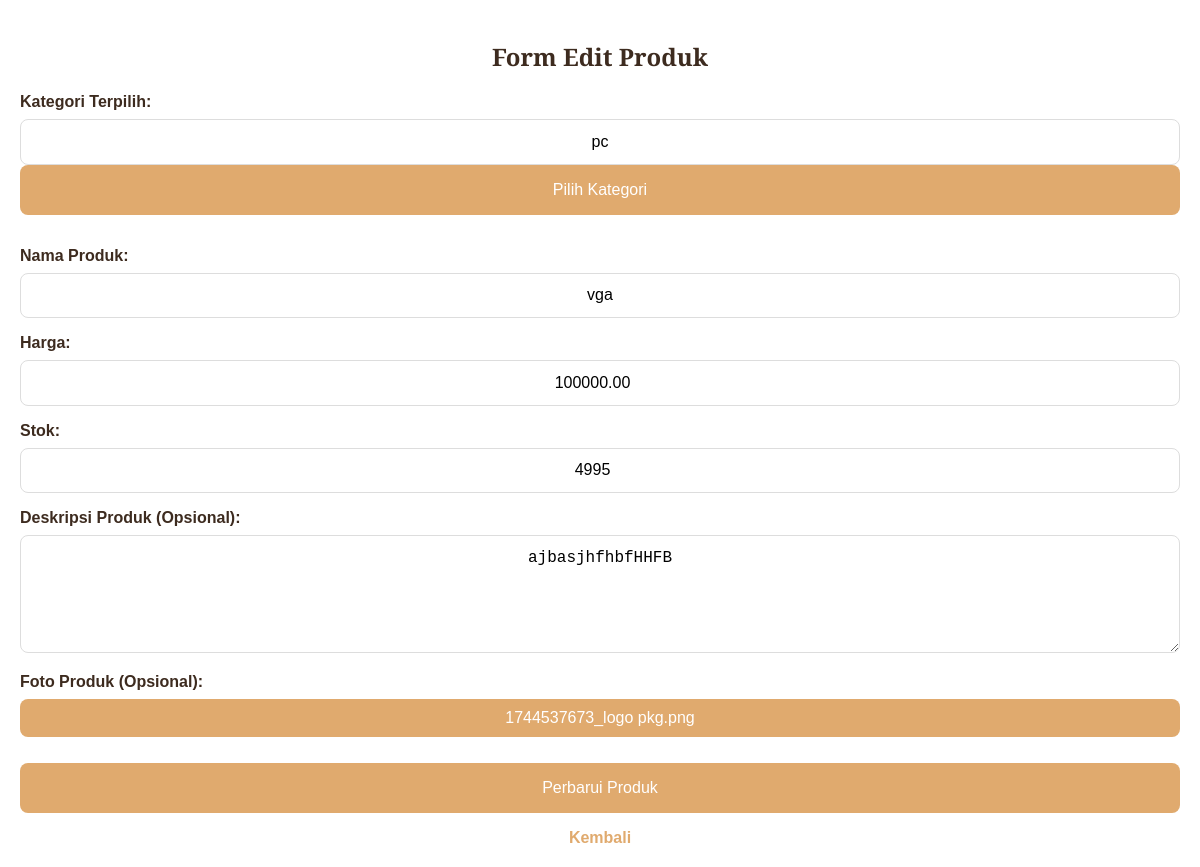
Page /admin/produk/edit_produk.php?id=72 on the earlier database version.
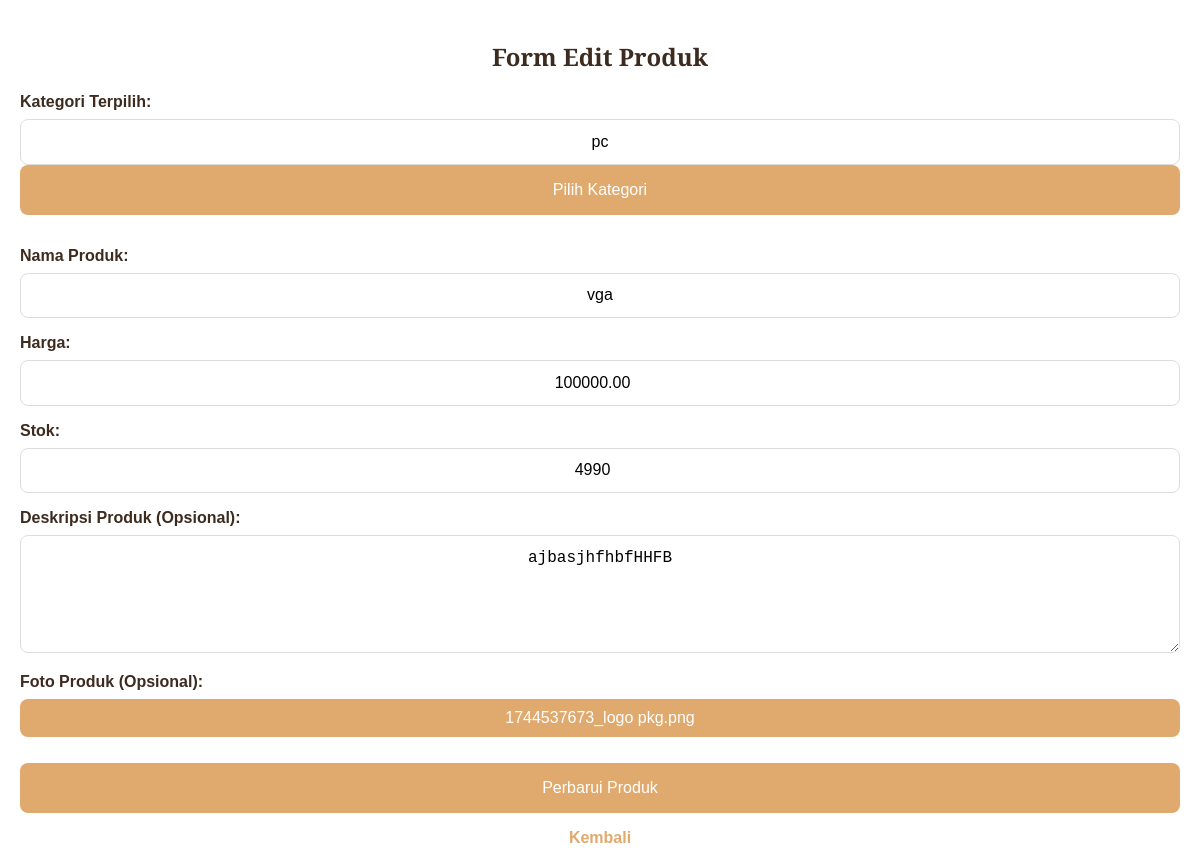
Same page on the later database version.
### tables this page shows
CREATE TABLE `produk` (
  `ProdukID` int(10) NOT NULL,
  `NamaProduk` varchar(255) DEFAULT NULL,
  `Harga` decimal(12,2) DEFAULT NULL,
  `Stok` int(255) DEFAULT NULL,
  `kategori_id` int(11) DEFAULT NULL,
  `deskripsi` text DEFAULT NULL,
  `gambar` varchar(255) DEFAULT NULL
);

### admin/produk/edit_produk.php (the view, shortened to what this page needs)
<?php
$host     = "localhost";
$username = "root";
$password = "";
$dbname   = "kasir_reddra";
$mysqli = new mysqli($host, $username, $password, $dbname);
$categoryList = [];
$query = "SELECT kategori_id, nama_kategori FROM kategori ORDER BY nama_kategori ASC";
$resultOption = $mysqli->query($query);
while ($row = $resultOption->fetch_assoc()) {
    $categoryList[] = $row;
}
$produkId = (int)$_GET['id'];
$stmt = $mysqli->prepare("SELECT ProdukID, NamaProduk, Harga, Stok, kategori_id, deskripsi, gambar FROM produk WHERE ProdukID = ?");
$stmt->bind_param("i", $produkId);
$stmt->execute();
$result = $stmt->get_result();
$produk = $result->fetch_assoc();
?>
<!DOCTYPE html>
<html lang="id">
<head>
</head>
<body>
    <div class="content-card">
        <div class="card-header">
            <h2>Form Edit Produk</h2>
        </div>
        <form action="" method="post" enctype="multipart/form-data">
            <div class="form-group">
                <label class="form-label" for="selectedCategory">Kategori Terpilih:</label>
                <?php
                $namaKategori = "";
                foreach ($categoryList as $cat) {
                    if ($cat['kategori_id'] == $produk['kategori_id']) {
                        $namaKategori = $cat['nama_kategori'];
                        break;
                    }
                }
                ?>
                <input type="text" id="selectedCategory" class="form-control"
                    value="<?= htmlspecialchars($namaKategori); ?>" readonly>
                <button type="button" id="openCategoryModal" class="btn-category">Pilih Kategori</button>
            </div>
            <div class="form-group">
                <label class="form-label" for="namaProduk">Nama Produk:</label>
                <input type="text" name="namaProduk" id="namaProduk" class="form-control"
                    value="<?= htmlspecialchars($produk['NamaProduk']); ?>" required>
            </div>
            <div class="form-group">
                <label class="form-label" for="harga">Harga:</label>
                <input type="number" name="harga" id="harga" class="form-control"
                    value="<?= htmlspecialchars($produk['Harga']); ?>" required>
            </div>
            <div class="form-group">
                <label class="form-label" for="stok">Stok:</label>
                <input type="number" name="stok" id="stok" class="form-control"
                    value="<?= htmlspecialchars($produk['Stok']); ?>" required>
            </div>
            <div class="form-group">
                <label class="form-label" for="deskripsi">Deskripsi Produk (Opsional):</label>
                <textarea name="deskripsi" id="deskripsi" class="form-control"
                    rows="5"><?= htmlspecialchars($produk['deskripsi']); ?></textarea>
            </div>
            <div class="form-group">
                <label class="form-label" for="foto">Foto Produk (Opsional):</label>
                <div class="custom-file">
                    <label for="foto" class="custom-file-label">
                        <?php
                        echo ($produk['gambar'] != "") ? basename($produk['gambar']) : "Pilih Foto";
                        ?>
                    </label>
                </div>
            </div>
            <button type="submit" class="btn-primary" name="submit">Perbarui Produk</button>
        </form>
        <a href="produk.php" class="back-link">Kembali</a>
    </div>
</body>
</html>

Differences in the rows shown:
changed produk "1744537673_logo pkg.png": stok "4995" → "4990"
